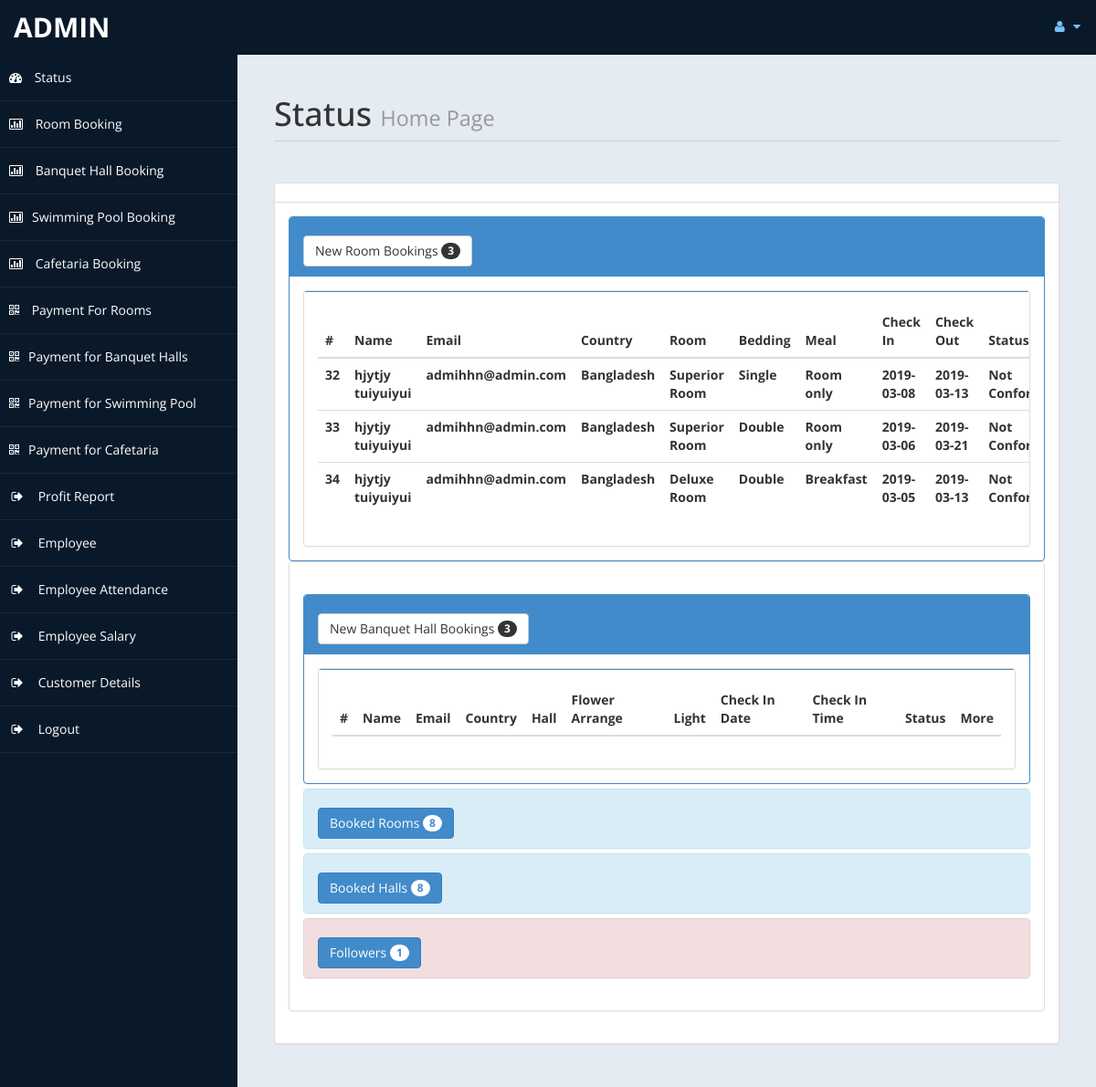
The page /admin/home.php (signed in) on the database its author committed.
### tables this page shows
CREATE TABLE `roombook` (
  `id` int(10) UNSIGNED NOT NULL,
  `Title` varchar(5) DEFAULT NULL,
  `FName` text,
  `LName` text,
  `Email` varchar(50) DEFAULT NULL,
  `National` varchar(30) DEFAULT NULL,
  `Country` varchar(30) DEFAULT NULL,
  `Phone` text,
  `TRoom` varchar(20) DEFAULT NULL,
  `Bed` varchar(10) DEFAULT NULL,
  `NRoom` varchar(2) DEFAULT NULL,
  `Meal` varchar(15) DEFAULT NULL,
  `cin` date DEFAULT NULL,
  `cout` date DEFAULT NULL,
  `stat` varchar(15) DEFAULT NULL,
  `nodays` int(11) DEFAULT NULL
);

### admin/home.php (the view, shortened to what this page needs)
<!DOCTYPE html>
<html xmlns="http://www.w3.org/1999/xhtml">
<head>
    <link href="assets/css/bootstrap.css" rel="stylesheet" />
    <link href="assets/css/font-awesome.css" rel="stylesheet" />
    <link href="assets/js/morris/morris-0.4.3.min.css" rel="stylesheet" />
    <link href="assets/css/custom-styles.css" rel="stylesheet" />
</head>
<body>
    <div id="wrapper">
        <nav class="navbar navbar-default top-navbar" role="navigation">
            <div class="navbar-header">
                <a class="navbar-brand" href="home.php"> <?php echo $_SESSION["user"]; ?> </a>
            </div>
            <ul class="nav navbar-top-links navbar-right">
                <li class="dropdown">
                    <a class="dropdown-toggle" data-toggle="dropdown" href="#" aria-expanded="false">
                        <i class="fa fa-user fa-fw"></i> <i class="fa fa-caret-down"></i>
                    </a>
                </li>
            </ul>
        </nav>
        <?php include('includes/sidebar.php'); ?>
        <div id="page-wrapper">
            <div id="page-inner">
                <div class="row">
                    <div class="col-md-12">
                        <h1 class="page-header">
                            Status <small>Home Page</small>
                        </h1>
                    </div>
                </div>
				<?php
						include ('db.php');
						$sql = "select * from roombook";
						$re = mysqli_query($con,$sql);
						$c =0;
						while($row=mysqli_fetch_array($re) )
						{
								$new = $row['stat'];
								if($new=="Not Conform")
								{
									$c = $c + 1;
								}
						}
				?>
					<div class="row">
                <div class="col-md-12">
                    <div class="panel panel-default">
                        <div class="panel-heading">
                        </div>
                        <div class="panel-body">
                            <div class="panel-group" id="accordion">
							<div class="panel panel-primary">
                                    <div class="panel-heading">
                                        <h4 class="panel-title">
                                            <a data-toggle="collapse" data-parent="#accordion" href="#collapseTwo">
											<button class="btn btn-default" type="button">
												 New Room Bookings  <span class="badge"><?php echo $c ; ?></span>
											</button>
											</a>
                                        </h4>
                                    </div>
                                    <div id="collapseTwo" class="panel-collapse in" style="height: auto;">
                                        <div class="panel-body">
                                           <div class="panel panel-default">
                        <div class="panel-body">
                            <div class="table-responsive">
                                <table class="table">
                                    <thead>
                                        <tr>
                                            <th>#</th>
                                            <th>Name</th>
                                            <th>Email</th>
                                            <th>Country</th>
											<th>Room</th>
											<th>Bedding</th>
											<th>Meal</th>
											<th>Check In</th>
											<th>Check Out</th>
											<th>Status</th>
                                        </tr>
                                    </thead>
                                    <tbody>
									<?php
									$tsql = "select * from roombook";
									$tre = mysqli_query($con,$tsql);
									while($trow=mysqli_fetch_array($tre) )
									{
										$co =$trow['stat'];
										if($co=="Not Conform")
										{
											echo"<tr>
												<th>".$trow['id']."</th>
												<th>".$trow['FName']." ".$trow['LName']."</th>
												<th>".$trow['Email']."</th>
												<th>".$trow['Country']."</th>
												<th>".$trow['TRoom']."</th>
												<th>".$trow['Bed']."</th>
												<th>".$trow['Meal']."</th>
												<th>".$trow['cin']."</th>
												<th>".$trow['cout']."</th>
												<th>".$trow['stat']."</th>
												<th><a href='roombook.php?rid=".$trow['id']." ' class='btn btn-primary'>Action</a></th>
												</tr>";
										}
									}
									?>
                                    </tbody>
                                </table>
                            </div>
                        </div>
                    </div>
                                        </div>
                                    </div>
                                </div>
                                <div class="row">
                <div class="col-md-12">
                    <div class="panel panel-default">
                        <div class="panel-heading">
                        </div>
                        <div class="panel-body">
                            <div class="panel-group" id="accordion">
							<div class="panel panel-primary">
                                    <div class="panel-heading">
                                        <h4 class="panel-title">
                                            <a data-toggle="collapse" data-parent="#accordion" href="#collapseTwo">
											<button class="btn btn-default" type="button">
												 New Banquet Hall Bookings  <span class="badge"><?php echo $c ; ?></span>
											</button>
											</a>
                                        </h4>
                                    </div>
                                    <div id="collapseTwo" class="panel-collapse in" style="height: auto;">
                                        <div class="panel-body">
                                           <div class="panel panel-default">
                        <div class="panel-body">
                            <div class="table-responsive">
                                <table class="table">
                                    <thead>
                                        <tr>
                                            <th>#</th>
                                            <th>Name</th>
                                            <th>Email</th>
                                            <th>Country</th>
											<th>Hall</th>
											<th>Flower Arrange</th>
											<th>Light</th>
											<th>Check In Date</th>
											<th>Check In Time</th>
											<th>Status</th>
											<th>More</th>
                                        </tr>
                                    </thead>
                                </table>
                            </div>
                        </div>
                    </div>
                                        </div>
                                    </div>
                                </div>
								<?php
								$rsql = "SELECT * FROM `banquetbook`";
								$rre = mysqli_query($con,$rsql);
								$r =0;
								while($row=mysqli_fetch_array($rre) )
								{
										$br = $row['stat'];
										if($br=="Conform")
										{
											$r = $r + 1;
										}
								}
								?>
                                <div class="panel panel-info">
                                    <div class="panel-heading">
                                        <h4 class="panel-title">
                                            <a data-toggle="collapse" data-parent="#accordion" href="#collapseOne" class="collapsed">
											<button class="btn btn-primary" type="button">
												 Booked Rooms  <span class="badge"><?php echo $r ; ?></span>
											</button>
											</a>
                                        </h4>
                                    </div>
                                </div>
                                <div class="panel panel-info">
                                    <div class="panel-heading">
                                        <h4 class="panel-title">
                                            <a data-toggle="collapse" data-parent="#accordion" href="#collapseOne" class="collapsed">
											<button class="btn btn-primary" type="button">
												 Booked Halls  <span class="badge"><?php echo $r ; ?></span>
											</button>
											</a>
                                        </h4>
                                    </div>
                                </div>
                                <?php
								$fsql = "SELECT * FROM `contact`";
								$fre = mysqli_query($con,$fsql);
								$f =0;
								while($row=mysqli_fetch_array($fre) )
								{
										$f = $f + 1;
								}
								?>
                                <div class="panel panel-danger">
                                    <div class="panel-heading">
                                        <h4 class="panel-title">
                                            <a data-toggle="collapse" data-parent="#accordion" href="#collapseThree" class="collapsed">
											<button class="btn btn-primary" type="button">
												 Followers  <span class="badge"><?php echo $f ; ?></span>
											</button>
											</a>
                                        </h4>
                                    </div>
                                    </div>
                                </div>
                            </div>
                        </div>
                    </div>
                </div>
            </div>
            </div>
        </div>
    </div>
</body>
</html>

### admin/assets/css/custom-styles.css (style rules this page uses)
body { font-family: 'Open Sans', sans-serif; }
#wrapper { width: 100%; background:#09192A; }
#page-wrapper { padding: 15px 15px; min-height: 600px; background:#E5EBF2; }
#page-inner { width:100%; margin:10px 20px 10px 0px; background-color:transparent; padding:10px; min-height:1200px; }
h1, .h1, h2, .h2, h3, .h3 { margin-top: 7px; margin-bottom: -5px; }
h4 { padding-top:10px; }
.page-header { padding-bottom: 9px; margin: 10px 0 45px; border-bottom: 1px solid #C7D1DD; }
.panel-default > .panel-heading { color: #000; background-color: #FFFFFF; border-color: #ddd; font-weight:bold; }
.top-navbar { margin:0px; }
.top-navbar .navbar-brand { color: #fff; width: 260px; text-align: left; height: 60px; font-size: 30px; font-weight: 700; text-transform: uppercase; line-height: 30px; }
.top-navbar .nav > li { position: relative; display: inline-block; }
.top-navbar .nav > li > a { position: relative; display: block; padding: 19px 15px; color: #77C0FD; }
.top-navbar { background:#09192A; border-bottom:none; }
.top-navbar .nav > li > a > i { margin-right: 2px; }
.navbar-default { border:0px solid black; }
.navbar-header { background: #09192A; }
.nav > li > a > i { margin-right:10px; }
@media (min-width:768px) { #page-wrapper { margin: 0 0 0 260px; padding: 15px 30px; min-height: 1200px; } }
@media (min-width:768px) { .navbar { border-radius: 0px; } }

### rows shown on the page
roombook: id "32", FName "hjytjy", LName "tuiyuiyui", Email "admihhn@admin.com", Country "Bangladesh", TRoom "Superior Room", Bed "Single", Meal "Room only", cin "2019-03-08", cout "2019-03-13", stat "Not…"
roombook: id "33", FName "hjytjy", LName "tuiyuiyui", Email "admihhn@admin.com", Country "Bangladesh", TRoom "Superior Room", Bed "Double", Meal "Room only", cin "2019-03-06", cout "2019-03-21", stat "Not…"
roombook: id "34", FName "hjytjy", LName "tuiyuiyui", Email "admihhn@admin.com", Country "Bangladesh", TRoom "Deluxe Room", Bed "Double", Meal "Breakfast", cin "2019-03-05", cout "2019-03-13", stat "Not…"

### other values the page prints
$_SESSION["user"] "ADMIN"
$c "3"
$r "8"
$f "1"
